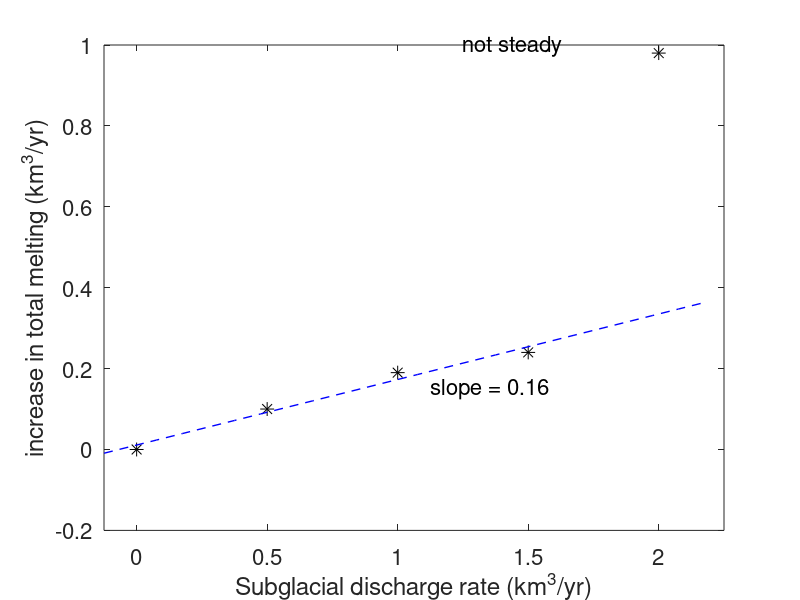

Recreate this plot in MATLAB.
%plot sgd response
lw = 1.0;
fs = 16;
ms = 10.0;

x = [0 0.5 1.0 1.5 2.0];
y = [0 0.1 0.19 0.24 0.98];
%x = [0 0.5 1.0 1.5];
%y = [0 0.1 0.19 0.24];

figure(1);
clf;
plot(x,y,'k*','MarkerSize',ms);

p = polyfit(x(1:4),y(1:4),1);

x_line = -0.125:0.1:2.25;
hold on

plot(x_line, p(1)*x_line +p(2),'b--','linewidth',lw);
xlim([-0.125 2.25]);

xlabel('Subglacial discharge rate (km^3/yr)','FontSize',fs);
ylabel('increase in total melting (km^3/yr)','FontSize',fs);
set(gca,'FontSize',fs);

text(1.125,0.15,'slope = 0.16','FOntSize',fs);
text(1.25,1,'not steady','FontSize',fs);
